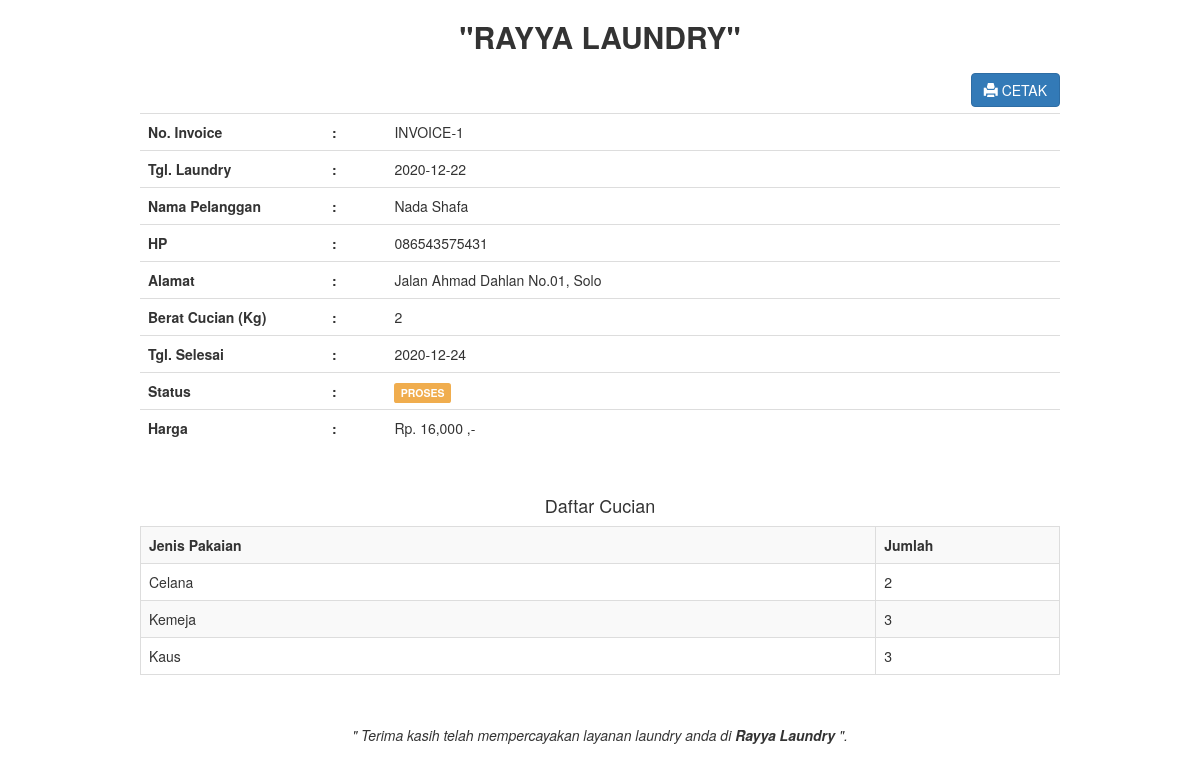
The page /admin/transaksi_invoice.php?id=1 (signed in) on the database its author committed.
### tables this page shows
CREATE TABLE `transaksi` (
  `transaksi_id` int(11) NOT NULL,
  `transaksi_tgl` date NOT NULL,
  `transaksi_pelanggan` int(11) NOT NULL,
  `transaksi_harga` int(11) NOT NULL,
  `transaksi_berat` int(11) NOT NULL,
  `transaksi_tgl_selesai` date NOT NULL,
  `transaksi_status` int(11) NOT NULL
);

CREATE TABLE `pelanggan` (
  `pelanggan_id` int(11) NOT NULL,
  `pelanggan_nama` varchar(255) NOT NULL,
  `pelanggan_hp` varchar(20) NOT NULL,
  `pelanggan_alamat` text NOT NULL
);

CREATE TABLE `pakaian` (
  `pakaian_id` int(11) NOT NULL,
  `pakaian_transaksi` int(11) NOT NULL,
  `pakaian_jenis` varchar(255) NOT NULL,
  `pakaian_jumlah` int(11) NOT NULL
);

### admin/transaksi_invoice.php (the view, shortened to what this page needs)
<!DOCTYPE html>
<html>
<head>
	<link rel="stylesheet" type="text/css" href="../assets/css/bootstrap.css">
</head>
<body>
	<?php
	include '../koneksi.php';
	?>
	<div class="container">
		<div class="col-md-10 col-md-offset-1">
			<?php
			$id = $_GET['id'];
			$transaksi = mysqli_query($koneksi,"select * from transaksi,pelanggan where transaksi_id='$id' and transaksi_pelanggan=pelanggan_id");
			while($t=mysqli_fetch_array($transaksi)){
				?>
				<center><h2><b> "RAYYA LAUNDRY" </b></h2></center>
				<a href="transaksi_invoice_cetak.php?id=<?php echo $id; ?>" target="_blank" class="btn btn-primary pull-right"><i class="glyphicon glyphicon-print"></i> CETAK</a>
				<br/>
				<br/>
				<table class="table">
					<tr>
						<th width="20%">No. Invoice</th>
						<th>:</th>
						<td>INVOICE-<?php echo $t['transaksi_id']; ?></td>
					</tr>
					<tr>
						<th width="20%">Tgl. Laundry</th>
						<th>:</th>
						<td><?php echo $t['transaksi_tgl']; ?></td>
					</tr>
					<tr>
						<th>Nama Pelanggan</th>
						<th>:</th>
						<td><?php echo $t['pelanggan_nama']; ?></td>
					</tr>
					<tr>
						<th>HP</th>
						<th>:</th>
						<td><?php echo $t['pelanggan_hp']; ?></td>
					</tr>
					<tr>
						<th>Alamat</th>
						<th>:</th>
						<td><?php echo $t['pelanggan_alamat']; ?></td>
					</tr>
					<tr>
						<th>Berat Cucian (Kg)</th>
						<th>:</th>
						<td><?php echo $t['transaksi_berat']; ?></td>
					</tr>
					<tr>
						<th>Tgl. Selesai</th>
						<th>:</th>
						<td><?php echo $t['transaksi_tgl_selesai']; ?></td>
					</tr>
					<tr>
						<th>Status</th>
						<th>:</th>
						<td>
							<?php
							if($t['transaksi_status']=="0"){
								echo "<div class='label label-warning'>PROSES</div>";
							}else if($t['transaksi_status']=="1"){
								echo "<div class='label label-info'>DI CUCI</div>";
							}else if($t['transaksi_status']=="2"){
								echo "<div class='label label-success'>SELESAI</div>";
							}
							?>
						</td>
					</tr>
					<tr>
						<th>Harga</th>
						<th>:</th>
						<td><?php echo "Rp. ".number_format($t['transaksi_harga'])." ,-"; ?></td>
					</tr>
				</table>
				<br/>
				<h4 class="text-center">Daftar Cucian</h4>
				<table class="table table-bordered table-striped">
					<tr>
						<th>Jenis Pakaian</th>
						<th width="20%">Jumlah</th>
					</tr>
					<?php
					$id = $t['transaksi_id'];
					$pakaian = mysqli_query($koneksi,"select * from pakaian where pakaian_transaksi='$id'");
					while($p=mysqli_fetch_array($pakaian)){
						?>
						<tr>
							<td><?php echo $p['pakaian_jenis']; ?></td>
							<td width="5%"><?php echo $p['pakaian_jumlah']; ?></td>
						</tr>
						<?php } ?>
					</table>
					<br/>
					<p><center><i>" Terima kasih telah mempercayakan layanan laundry anda di <b>Rayya Laundry</b> ".</i></center></p>
					<?php
				}
				?>
			</div>
		</div>
	</body>
	</html>

### rows shown on the page
transaksi: transaksi_id "1", transaksi_tgl "2020-12-22", pelanggan.pelanggan_nama "Nada Shafa", pelanggan.pelanggan_hp "086543575431", pelanggan.pelanggan_alamat "Jalan Ahmad Dahlan No.01, Solo", transaksi_berat "2", transaksi_tgl_selesai "2020-12-24", transaksi_status "PROSES", transaksi_harga "16,000"
pakaian: pakaian_jenis "Celana", pakaian_jumlah "2"
pakaian: pakaian_jenis "Kemeja", pakaian_jumlah "3"
pakaian: pakaian_jenis "Kaus", pakaian_jumlah "3"
